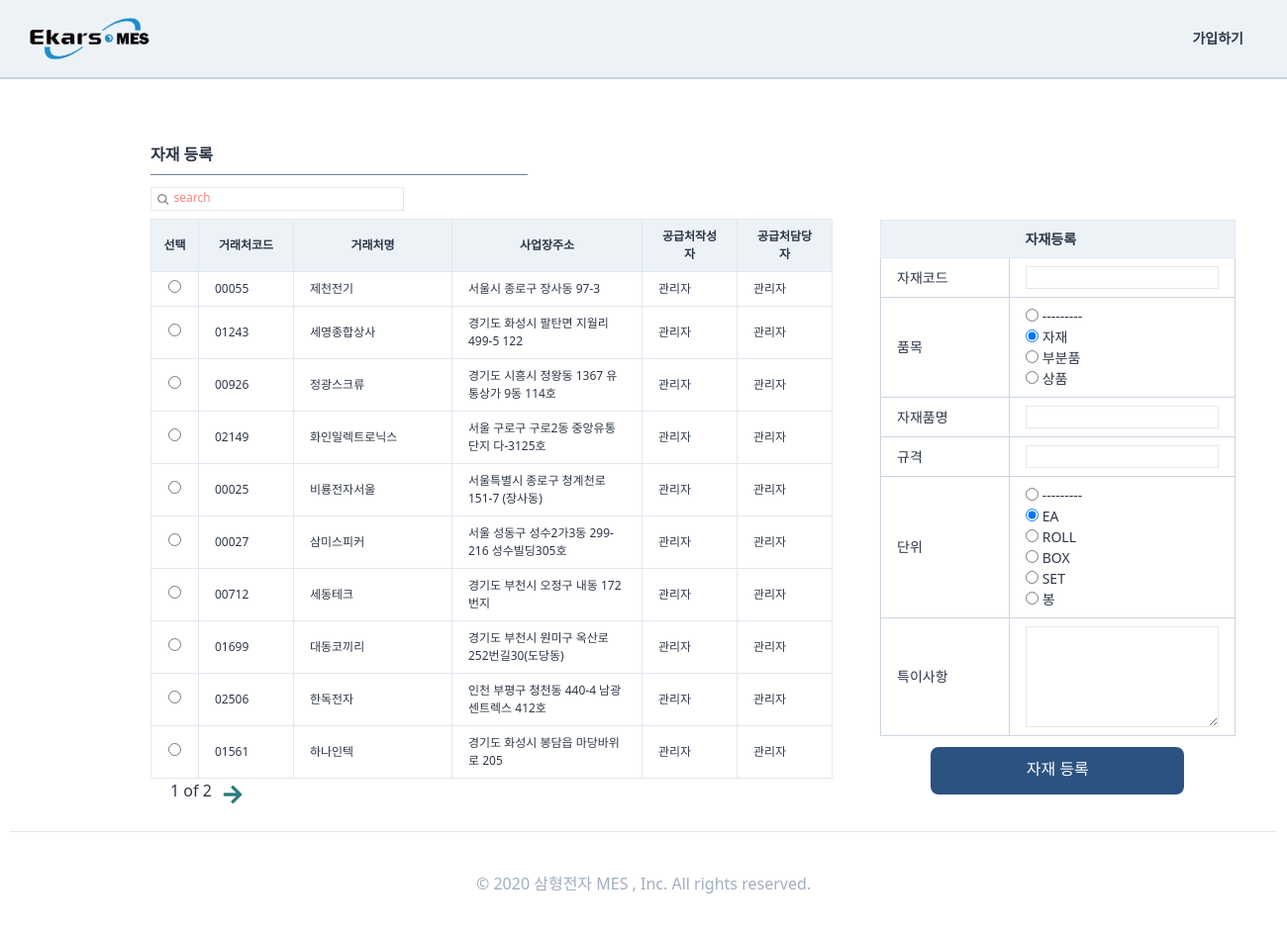
The app's page /stockmanages/materialregister/ with its own data.
### StandardInformation/models.py (models this page shows, shortened)
class SupplyPartner(TimeStampedModel):
    고객 = "고객"
    대리점 = "대리점"
    공급처 = "공급처"
    거래처_CHOICES = (
        (고객, "고객"),
        (대리점, "대리점"),
        (공급처, "공급처"),
    )
    공급처작성자 = models.ForeignKey(
        "users.User", related_name="공급처거래처작성자", on_delete=models.SET_NULL, null=True
    )
    작성일 = models.DateField(auto_now=True, auto_now_add=False)
    거래처구분 = models.CharField(choices=거래처_CHOICES, max_length=4, default=공급처)
    거래처코드 = models.CharField(max_length=50, null=True)
    거래처명 = models.CharField(max_length=70, null=True)
    사업자등록번호 = models.CharField(max_length=50, null=True)
    공급처담당자 = models.ForeignKey(
        "users.User", related_name="공급처거래처담당자", on_delete=models.SET_NULL, null=True
    )
    연락처 = models.CharField(max_length=50, blank=True)
    이메일 = models.EmailField(max_length=254, blank=True)
    사업장주소 = models.CharField(max_length=70, blank=True, null=True)
    사업자등록증첨부 = models.FileField(blank=True)
    특이사항 = models.TextField(blank=True)
    사용여부 = models.BooleanField(default=False)
    class Meta:
        verbose_name = "공급처"
        verbose_name_plural = "공급처"

### users/models.py (models this page shows, shortened)
class User(AbstractUser, TimeStampedModel):
    부서 = models.ManyToManyField("Part", related_name="user", null=True)
    nowPart = models.ForeignKey(
        "Part", related_name="nowuser", on_delete=models.SET_NULL, null=True
    )
    class Meta:
        verbose_name = "사용자"
        verbose_name_plural = "사용자"
    def __str__(self):
        return self.first_name

### stockmanages/views.py (the view, shortened to what this page needs)
# urls.py: path("materialregister/", views.materialregister, name="materialregister",),
def materialregister(request):
    form = SI_forms.UploadmaterialForm(request.POST or None)
    code = ""
    form.initial = {
        "자재코드": code,
    }
    search = request.GET.get("search")
    if search is None:
        customer = SI_models.SupplyPartner.objects.all().order_by("-created")
        s_bool = False
    pagediv = 10
    totalpage = int(math.ceil(len(customer) / pagediv))
    paginator = Paginator(customer, pagediv, orphans=0)
    page = request.GET.get("page", "1")
    customer = paginator.get_page(page)
    nextpage = int(page) + 1
    previouspage = int(page) - 1
    notsamebool = True
    seletelist = ["단위", "품목"]
    if int(page) == totalpage:
        notsamebool = False
    if (search is None) or (search == ""):
        search = "search"
    return render(
        request,
        "stockmanages/materialregister.html",
        {
            "customer": customer,
            "form": form,
            "search": search,
            "page": page,
            "totalpage": totalpage,
            "notsamebool": notsamebool,
            "nextpage": nextpage,
            "previouspage": previouspage,
            "s_bool": s_bool,
            "seletelist": seletelist,
        },
    )

### StandardInformation/forms.py (shortened to what this page needs)
class UploadmaterialForm(forms.ModelForm):
    자재공급업체 = forms.CharField(max_length=20)
    class Meta:
        model = models.Material
        fields = (
            "자재코드",
            "품목",
            "자재품명",
            "규격",
            "단위",
            "특이사항",
        )
        help_texts = {}
        widgets = {
            "단위": forms.RadioSelect(),
            "품목": forms.RadioSelect(),
        }

### templates/stockmanages/materialregister.html (shortened to what this page needs)
{%extends "stockmanages/stockmanageshome.html"%}
{%load static%}
{%block main_contens%}
<div class="w-11/12 h-full ml-32 -mt-6 font-normal pt-12 flex flex-row">
    <div class="flex flex-col p-6 w-full ">
        <span class="border-b w-1/3 mb-3 border-gray-600 pb-2 font-semibold text-base">자재 등록 </span>
        <div class="w-64 border h-6 mb-2">
            <form method="get" action="" class="w-full flex ">
                <button class="w-4 h-4 mt-1 ml-1  rounded-xl bg-cover bg-center"
                    style="background-image:url({% static 'img/search.png' %});"></button>
                <input name="search" placeholder={{search}}
                    class="ml-1 w-full border-none search-box text-xs font-medium placeholder-red-400 focus: outline-none" />
            </form>
        </div>
        <div class="flex ">
            <div class="flew flex-col">
                <form method="POST" class="w-full flex flex-col justify-center" enctype="multipart/form-data">
                    <table class="table-fixed font-light text-xs w-full">
                        <thead>
                            <tr>
                                <th class="border bg-gray-200 px-1 py-2 w-12">선택</th>
                                <th class="border bg-gray-200 px-4 py-2 w-24">거래처코드</th>
                                <th class="border bg-gray-200 px-4 py-2 w-40">거래처명</th>
                                <th class="border bg-gray-200 px-4 py-2 w-48">사업장주소</th>
                                <th class="border bg-gray-200 px-4 py-2 w-24">공급처작성자</th>
                                <th class="border bg-gray-200 px-4 py-2 w-24">공급처담당자</th>
                            </tr>
                        </thead>
                        <tbody>
                            <ul id="id_자재공급업체">
                                {%for list in customer%}
                                <tr>
                                    <td class="border px-4 py-2 text-center">
                                        <label for="id_자재공급업체_0"><input type="radio" name="자재공급업체" value={{list.거래처코드}}
                                                required="" id="id_자재공급업체_0">
                                        </label>
                                    </td>
                                    <td class="border px-4 py-2 hover:text-blue-700">
                                        {{list.거래처코드}}</td>
                                    <td class="border px-4 py-2">{{list.거래처명}}</td>
                                    <td class="border px-4 py-2">{{list.사업장주소}}</td>
                                    <td class="border px-4 py-2">{{list.공급처작성자}}</td>
                                    <td class="border px-4 py-2">{{list.공급처담당자}}</td>
                                </tr>
                                {%endfor%}
                            </ul>
                        </tbody>
                    </table>
                    <div class="flex ml-2">
                        <span class="mx-3 font-medium  text-base">{{page}} of
                            {{totalpage}}</span>
                        {% if notsamebool %}
                        {%if s_bool%}
                        <a href="?search={{search}}&page={{nextpage}}" class="text-teal-700"><i
                                class="fas fa-arrow-right fa-lg mt-2"></i></a>
                        {%else%}
                        <a href="?page={{nextpage}}" class="text-teal-700"><i
                                class="fas fa-arrow-right fa-lg mt-2"></i></a>
                        {% endif %}{% endif %}
                    </div>
            </div>
            <div class=" flex flex-col px-12 justify-center items-center">
                <div class="w-full justify-center flex flex-col">
                    <table class="table-fixed text-sm w-full">
                        <thead>
                            <tr>
                                <th class="border border-r-0 bg-gray-200 px-4 py-2 w-32"></th>
                                <th class="border border-l-0 bg-gray-200 px-4 py-2 w-56 text-left">자재등록</th>
                            </tr>
                        </thead>
                        <tbody>
                            {% for field in form %}
                            <tr>
                                {%if field.name != "자재공급업체"%}
                                <td class="border border-gray-400 px-4 py-2">
                                    {{field.name}}
                                </td>
                                <td class="border border-gray-400 px-4 py-2">
                                    <div
                                        class="  {%if field.name not in seletelist %} border hover:border-gray-500 w-full {%endif%} flex">
                                        {{field}}
                                    </div>
                                </td>
                                {%endif%}
                            </tr>
                            {%endfor%}
                        </tbody>
                    </table>
                </div>
                <div class=" flex flex-row justify-around -mx-12">
                    <button class="btn-link bg-blue-800 text-white w-64 h-12 self-center my-3 pt-0 pb-1">
                        <div class="text-base font-medium">자재 등록</div>
                    </button>
                </div>
            </div>
        </div>
    </div>
</div>
{%endblock main_contens %}

### records on screen
SupplyPartner: 거래처코드 "00055", 거래처명 "제천전기", 사업장주소 "서울시 종로구 장사동 97-3", 공급처작성자 "관리자", 공급처담당자 "관리자"
SupplyPartner: 거래처코드 "01243", 거래처명 "세영종합상사", 사업장주소 "경기도 화성시 팔탄면 지월리 499-5 122", 공급처작성자 "관리자", 공급처담당자 "관리자"
SupplyPartner: 거래처코드 "00926", 거래처명 "정광스크류", 사업장주소 "경기도 시흥시 정왕동 1367 유통상가 9동 114호", 공급처작성자 "관리자", 공급처담당자 "관리자"
SupplyPartner: 거래처코드 "02149", 거래처명 "화인일렉트로닉스", 사업장주소 "서울 구로구 구로2동 중앙유통단지 다-3125호", 공급처작성자 "관리자", 공급처담당자 "관리자"
SupplyPartner: 거래처코드 "00025", 거래처명 "비룡전자서울", 사업장주소 "서울특별시 종로구 청계천로 151-7 (장사동)", 공급처작성자 "관리자", 공급처담당자 "관리자"
SupplyPartner: 거래처코드 "00027", 거래처명 "삼미스피커", 사업장주소 "서울 성동구 성수2가3동 299-216 성수빌딩305호", 공급처작성자 "관리자", 공급처담당자 "관리자"
SupplyPartner: 거래처코드 "00712", 거래처명 "세동테크", 사업장주소 "경기도 부천시 오정구 내동 172번지", 공급처작성자 "관리자", 공급처담당자 "관리자"
SupplyPartner: 거래처코드 "01699", 거래처명 "대동코끼리", 사업장주소 "경기도 부천시 원미구 옥산로252번길30(도당동)", 공급처작성자 "관리자", 공급처담당자 "관리자"
SupplyPartner: 거래처코드 "02506", 거래처명 "한독전자", 사업장주소 "인천 부평구 청천동 440-4 남광센트렉스 412호", 공급처작성자 "관리자", 공급처담당자 "관리자"
SupplyPartner: 거래처코드 "01561", 거래처명 "하나인텍", 사업장주소 "경기도 화성시 봉담읍 마당바위로 205", 공급처작성자 "관리자", 공급처담당자 "관리자"

### other values on screen
{{ page }} "1"
{{ totalpage }} "2"
{{ field.name }} "자재코드" "품목" "자재품명" "규격" "단위" "특이사항"
